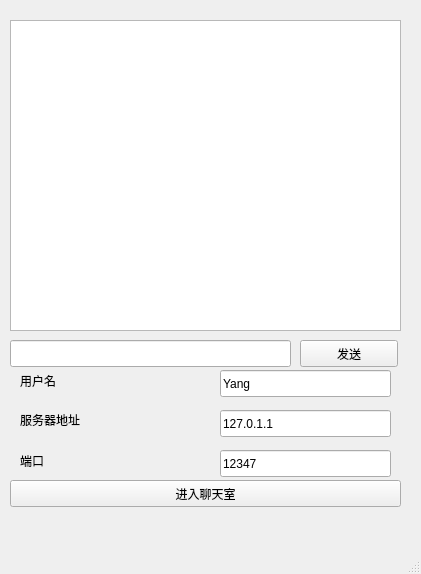
<?xml version="1.0" encoding="UTF-8"?>
<ui version="4.0">
 <class>TcpClient</class>
 <widget class="QMainWindow" name="TcpClient">
  <property name="geometry">
   <rect>
    <x>0</x>
    <y>0</y>
    <width>421</width>
    <height>574</height>
   </rect>
  </property>
  <property name="windowTitle">
   <string>TcpClient</string>
  </property>
  <widget class="QWidget" name="centralWidget">
   <widget class="QListWidget" name="contentListWidget">
    <property name="geometry">
     <rect>
      <x>10</x>
      <y>20</y>
      <width>391</width>
      <height>311</height>
     </rect>
    </property>
   </widget>
   <widget class="QLineEdit" name="sendLineEdit">
    <property name="geometry">
     <rect>
      <x>10</x>
      <y>340</y>
      <width>281</width>
      <height>27</height>
     </rect>
    </property>
   </widget>
   <widget class="QPushButton" name="sendButton">
    <property name="geometry">
     <rect>
      <x>300</x>
      <y>340</y>
      <width>98</width>
      <height>27</height>
     </rect>
    </property>
    <property name="text">
     <string>发送</string>
    </property>
   </widget>
   <widget class="QLabel" name="userNameLabel">
    <property name="geometry">
     <rect>
      <x>20</x>
      <y>370</y>
      <width>141</width>
      <height>21</height>
     </rect>
    </property>
    <property name="text">
     <string>用户名</string>
    </property>
   </widget>
   <widget class="QLineEdit" name="userNameLineEdit">
    <property name="geometry">
     <rect>
      <x>220</x>
      <y>370</y>
      <width>171</width>
      <height>27</height>
     </rect>
    </property>
    <property name="text">
     <string>Yang</string>
    </property>
   </widget>
   <widget class="QLabel" name="serverIPLabel">
    <property name="geometry">
     <rect>
      <x>20</x>
      <y>410</y>
      <width>141</width>
      <height>20</height>
     </rect>
    </property>
    <property name="text">
     <string>服务器地址</string>
    </property>
   </widget>
   <widget class="QLineEdit" name="serverIPLineEdit">
    <property name="geometry">
     <rect>
      <x>220</x>
      <y>410</y>
      <width>171</width>
      <height>27</height>
     </rect>
    </property>
    <property name="text">
     <string>127.0.1.1</string>
    </property>
   </widget>
   <widget class="QLabel" name="portLabel">
    <property name="geometry">
     <rect>
      <x>20</x>
      <y>450</y>
      <width>141</width>
      <height>21</height>
     </rect>
    </property>
    <property name="text">
     <string>端口</string>
    </property>
   </widget>
   <widget class="QLineEdit" name="portLineEdit">
    <property name="geometry">
     <rect>
      <x>220</x>
      <y>450</y>
      <width>171</width>
      <height>27</height>
     </rect>
    </property>
    <property name="text">
     <string>12347</string>
    </property>
   </widget>
   <widget class="QPushButton" name="enterBtn">
    <property name="geometry">
     <rect>
      <x>10</x>
      <y>480</y>
      <width>391</width>
      <height>27</height>
     </rect>
    </property>
    <property name="text">
     <string>进入聊天室</string>
    </property>
   </widget>
  </widget>
  <widget class="QMenuBar" name="menuBar">
   <property name="geometry">
    <rect>
     <x>0</x>
     <y>0</y>
     <width>421</width>
     <height>26</height>
    </rect>
   </property>
  </widget>
  <widget class="QStatusBar" name="statusBar"/>
 </widget>
 <layoutdefault spacing="6" margin="11"/>
 <resources/>
 <connections/>
</ui>
